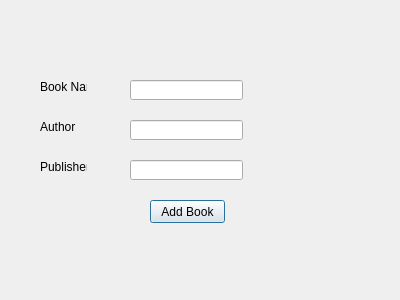
<?xml version="1.0" encoding="UTF-8"?>
<ui version="4.0">
 <class>Dialog</class>
 <widget class="QDialog" name="Dialog">
  <property name="geometry">
   <rect>
    <x>0</x>
    <y>0</y>
    <width>400</width>
    <height>300</height>
   </rect>
  </property>
  <property name="windowTitle">
   <string>Dialog</string>
  </property>
  <widget class="QLineEdit" name="lineEdit">
   <property name="geometry">
    <rect>
     <x>130</x>
     <y>80</y>
     <width>113</width>
     <height>20</height>
    </rect>
   </property>
  </widget>
  <widget class="QLineEdit" name="lineEdit_2">
   <property name="geometry">
    <rect>
     <x>130</x>
     <y>120</y>
     <width>113</width>
     <height>20</height>
    </rect>
   </property>
  </widget>
  <widget class="QLineEdit" name="lineEdit_3">
   <property name="geometry">
    <rect>
     <x>130</x>
     <y>160</y>
     <width>113</width>
     <height>20</height>
    </rect>
   </property>
  </widget>
  <widget class="QLabel" name="label">
   <property name="geometry">
    <rect>
     <x>40</x>
     <y>80</y>
     <width>47</width>
     <height>13</height>
    </rect>
   </property>
   <property name="text">
    <string>Book Name</string>
   </property>
  </widget>
  <widget class="QLabel" name="label_2">
   <property name="geometry">
    <rect>
     <x>40</x>
     <y>120</y>
     <width>47</width>
     <height>13</height>
    </rect>
   </property>
   <property name="text">
    <string>Author</string>
   </property>
  </widget>
  <widget class="QLabel" name="label_3">
   <property name="geometry">
    <rect>
     <x>40</x>
     <y>160</y>
     <width>47</width>
     <height>13</height>
    </rect>
   </property>
   <property name="text">
    <string>Publisher</string>
   </property>
  </widget>
  <widget class="QPushButton" name="pushButton">
   <property name="geometry">
    <rect>
     <x>150</x>
     <y>200</y>
     <width>75</width>
     <height>23</height>
    </rect>
   </property>
   <property name="text">
    <string>Add Book</string>
   </property>
  </widget>
 </widget>
 <resources/>
 <connections/>
</ui>
